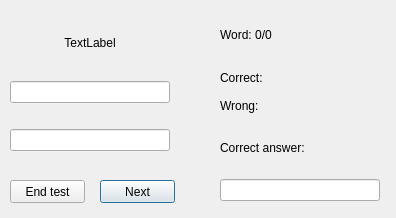
<?xml version="1.0" encoding="UTF-8"?>
<ui version="4.0">
 <class>TestDialog</class>
 <widget class="QDialog" name="TestDialog">
  <property name="geometry">
   <rect>
    <x>0</x>
    <y>0</y>
    <width>396</width>
    <height>218</height>
   </rect>
  </property>
  <property name="windowTitle">
   <string>Dialog</string>
  </property>
  <widget class="QPushButton" name="btnNext">
   <property name="geometry">
    <rect>
     <x>100</x>
     <y>180</y>
     <width>75</width>
     <height>23</height>
    </rect>
   </property>
   <property name="text">
    <string>Next</string>
   </property>
  </widget>
  <widget class="QPushButton" name="btnEnd">
   <property name="geometry">
    <rect>
     <x>10</x>
     <y>180</y>
     <width>75</width>
     <height>23</height>
    </rect>
   </property>
   <property name="text">
    <string>End test</string>
   </property>
  </widget>
  <widget class="QWidget" name="verticalLayoutWidget">
   <property name="geometry">
    <rect>
     <x>10</x>
     <y>10</y>
     <width>160</width>
     <height>161</height>
    </rect>
   </property>
   <layout class="QVBoxLayout" name="verticalLayout">
    <item>
     <widget class="QLabel" name="lblSite">
      <property name="maximumSize">
       <size>
        <width>855</width>
        <height>25</height>
       </size>
      </property>
      <property name="text">
       <string>TextLabel</string>
      </property>
      <property name="alignment">
       <set>Qt::AlignCenter</set>
      </property>
     </widget>
    </item>
    <item>
     <widget class="QLineEdit" name="edtQuestion"/>
    </item>
    <item>
     <widget class="QLineEdit" name="edtAnswer"/>
    </item>
   </layout>
  </widget>
  <widget class="QWidget" name="verticalLayoutWidget_3">
   <property name="geometry">
    <rect>
     <x>220</x>
     <y>10</y>
     <width>160</width>
     <height>191</height>
    </rect>
   </property>
   <layout class="QVBoxLayout" name="verticalLayout_3">
    <item>
     <widget class="QLabel" name="lblCount">
      <property name="text">
       <string>Word: 0/0</string>
      </property>
     </widget>
    </item>
    <item>
     <layout class="QVBoxLayout" name="verticalLayout_2">
      <item>
       <widget class="QLabel" name="lblCorrectCount">
        <property name="text">
         <string>Correct: </string>
        </property>
       </widget>
      </item>
      <item>
       <widget class="QLabel" name="lblWrongCount">
        <property name="text">
         <string>Wrong:</string>
        </property>
       </widget>
      </item>
     </layout>
    </item>
    <item>
     <widget class="QLabel" name="lblCorrectAnswer">
      <property name="text">
       <string>Correct answer:</string>
      </property>
     </widget>
    </item>
    <item>
     <widget class="QLineEdit" name="lineEdit"/>
    </item>
   </layout>
  </widget>
 </widget>
 <resources/>
 <connections/>
</ui>
